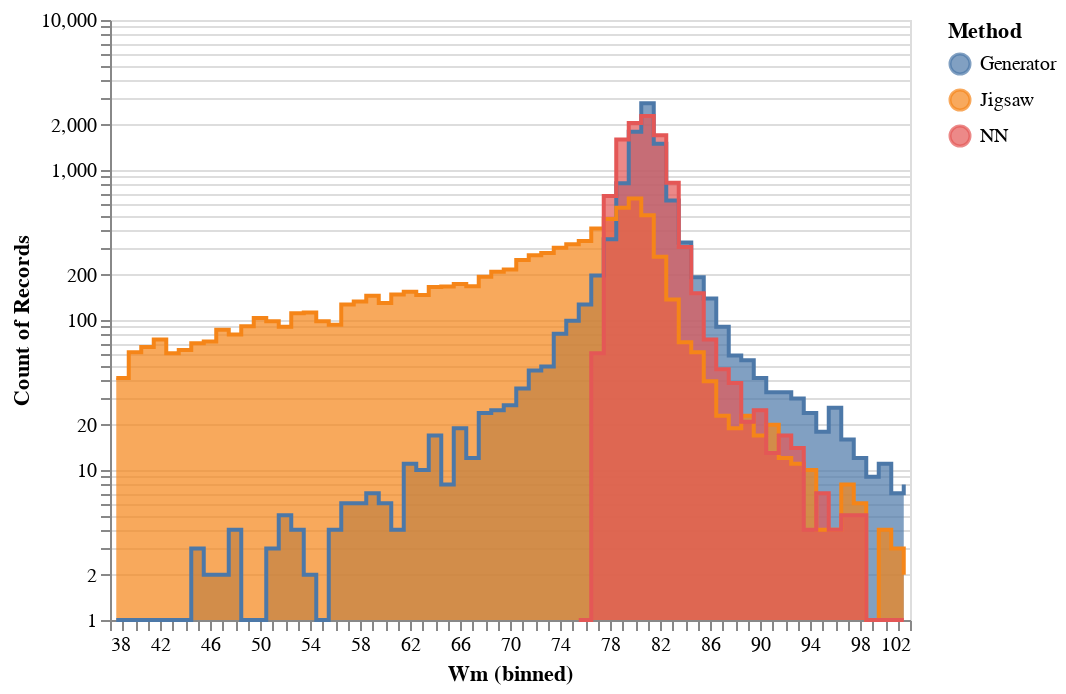

The notebook cell saved with this chart:
### Code cell
chart_data = pd.DataFrame({'Generator': y_test, 'Jigsaw': jigsaw_test[definitions.JIGSAW_TARGETS[dataset][target][0]].values, 'NN': y_pred})

alt.Chart(chart_data).transform_fold(['Generator', 'Jigsaw', 'NN'], as_=['Method', 'Wm']).mark_area(interpolate='step-after', line=True, opacity=0.7).encode(alt.X("Wm:Q", bin=alt.Bin(extent=[38, 102], step=1)), y=alt.Y("count()", stack=None, scale=alt.Scale(type='log')), color='Method:N')

### Figure 1 — Vega-Lite specification as saved in the notebook (floating-point values rounded to 4 significant figures; data arrays with more than 128 entries replaced by an {"elided": "..."} marker saying what was removed)
{"config": {"view": {"continuousWidth": 400, "continuousHeight": 300}}, "data": {"name": "data-24932d00178a0aadcb1af274e3a302e7"}, "mark": {"type": "area", "interpolate": "step-after", "line": true, "opacity": 0.7}, "encoding": {"color": {"type": "nominal", "field": "Method"}, "x": {"type": "quantitative", "bin": {"extent": [38, 102], "step": 1}, "field": "Wm"}, "y": {"type": "quantitative", "aggregate": "count", "scale": {"type": "log"}, "stack": null}}, "transform": [{"fold": ["Generator", "Jigsaw", "NN"], "as": ["Method", "Wm"]}], "$schema": "https://vega.github.io/schema/vega-lite/v4.0.2.json", "datasets": {"data-24932d00178a0aadcb1af274e3a302e7": {"elided": "10000 records"}}}
